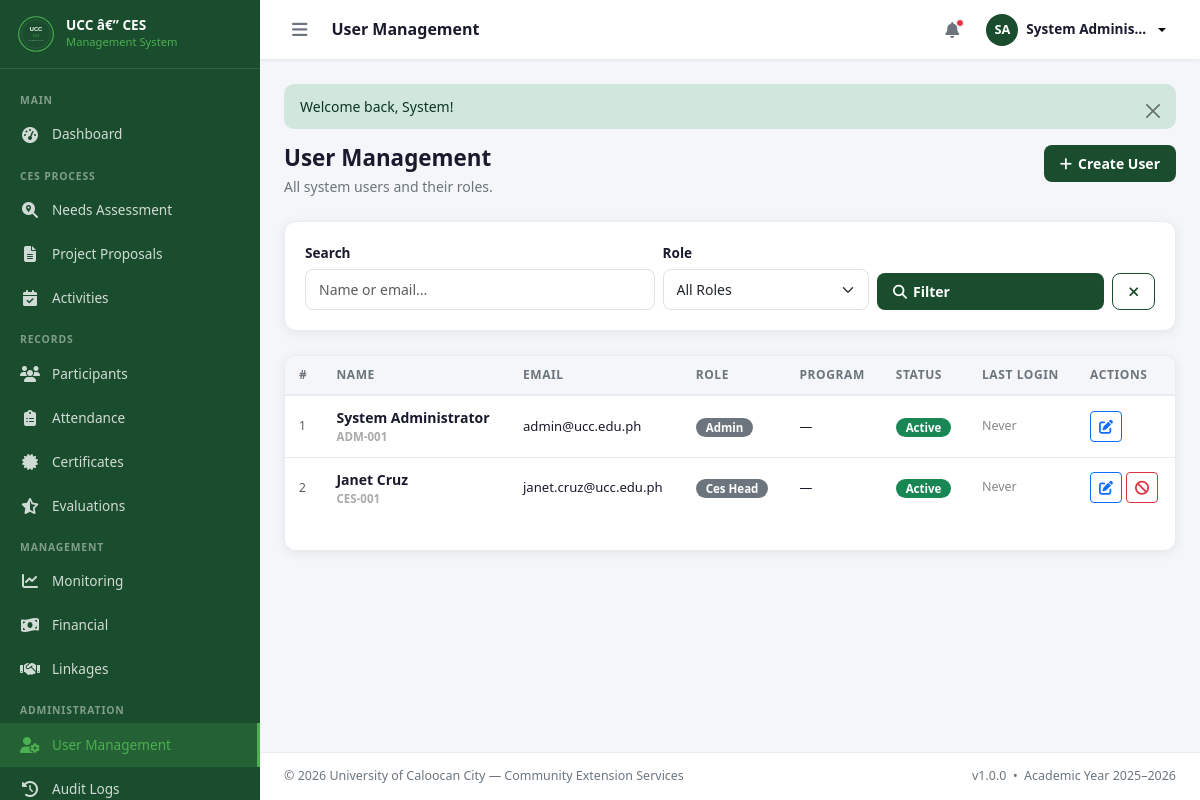
The app's page /users (signed in) with its own data.
### tables this page shows
CREATE TABLE `users` (
  `id`           INT UNSIGNED NOT NULL AUTO_INCREMENT,
  `program_id`   INT UNSIGNED DEFAULT NULL,
  `employee_id`  VARCHAR(50)  DEFAULT NULL COMMENT 'Employee or student ID number',
  `first_name`   VARCHAR(100) NOT NULL,
  `last_name`    VARCHAR(100) NOT NULL,
  `email`        VARCHAR(150) NOT NULL,
  `password`     VARCHAR(255) NOT NULL COMMENT 'bcrypt hashed',
  `role`         ENUM('admin','ces_head','program_head','faculty','student') NOT NULL DEFAULT 'student',
  `contact_no`   VARCHAR(20)  DEFAULT NULL,
  `avatar`       VARCHAR(255) DEFAULT NULL,
  `is_active`    TINYINT(1)  NOT NULL DEFAULT 1,
  `last_login`   TIMESTAMP   NULL DEFAULT NULL,
  `created_at`   TIMESTAMP   NOT NULL DEFAULT CURRENT_TIMESTAMP,
  `updated_at`   TIMESTAMP   NOT NULL DEFAULT CURRENT_TIMESTAMP ON UPDATE CURRENT_TIMESTAMP,
  PRIMARY KEY (`id`),
  UNIQUE KEY `uq_users_email` (`email`),
  KEY `fk_users_program` (`program_id`),
  CONSTRAINT `fk_users_program` FOREIGN KEY (`program_id`) REFERENCES `programs` (`id`) ON DELETE SET NULL
);

### core/Controller.php (called while the page is built, shortened)
<?php
class Controller
{
    protected function view(string $view, array $data = [], string $layout = 'main'): void
    {
        extract($data, EXTR_SKIP);
        $viewFile   = APP_PATH . "/views/{$view}.php";
        $layoutFile = APP_PATH . "/views/layouts/{$layout}.php";
        require $viewFile;
        require $layoutFile;
    }
}

### app/controllers/UsersController.php (called while the page is built, shortened)
<?php
class UsersController extends Controller
{
    private UserModel $model;
    public function __construct() { $this->model = new UserModel(); }
    public function index(): void
    {
        $page    = max(1,(int)$this->query('page',1));
        $filters = ['search'=>$this->query('search',''),'role'=>$this->query('role','')];
        $this->view('users/index',['pageTitle'=>'User Management','paginator'=>$this->model->getAllPaginated($page,$filters),'filters'=>$filters]);
    }
}

### core/App.php (called while the page is built, shortened)
<?php
class App
{
    private string $method     = 'index';
    public function __construct()
    {
        $this->parseUrl();
    }
    private function parseUrl(): void
    {
        $url = $_GET['url'] ?? '';
        $url = rtrim($url, '/');
        $url = filter_var($url, FILTER_SANITIZE_URL);
        $segments = $url ? explode('/', $url) : [];
        $controllerInstance = new $this->controller();
        $this->params = array_slice($segments, 2);
        call_user_func_array([$controllerInstance, $this->method], $this->params);
    }
}

### index.php (called while the page is built, shortened)
<?php
require_once __DIR__ . '/config/app.php';
require_once __DIR__ . '/config/database.php';
require_once __DIR__ . '/core/Database.php';
require_once __DIR__ . '/core/Session.php';
require_once __DIR__ . '/core/Auth.php';
require_once __DIR__ . '/core/Model.php';
require_once __DIR__ . '/core/Controller.php';
require_once __DIR__ . '/core/App.php';
require_once __DIR__ . '/helpers/functions.php';
new App();

### core/Model.php (called while the page is built, shortened)
<?php
class Model
{
    protected PDO $db;
    public function __construct()
    {
        $this->db = Database::getInstance();
    }
    protected function paginate(
        string $sql,
        array  $params,
        int    $page    = 1,
        int    $perPage = PER_PAGE
    ): array {
        $countSql  = "SELECT COUNT(*) FROM ({$sql}) AS _count_query";
        $countStmt = $this->db->prepare($countSql);
        $countStmt->execute($params);
        $total = (int) $countStmt->fetchColumn();
        $offset    = ($page - 1) * $perPage;
        $pagedSql  = "{$sql} LIMIT :limit OFFSET :offset";
        $stmt      = $this->db->prepare($pagedSql);
        $stmt->bindValue(':limit',  $perPage, PDO::PARAM_INT);
        $stmt->bindValue(':offset', $offset,  PDO::PARAM_INT);
        $stmt->execute();
        return [
            'data'    => $stmt->fetchAll(),
            'total'   => $total,
            'pages'   => (int) ceil($total / $perPage),
            'current' => $page,
            'perPage' => $perPage,
        ];
    }
}

### core/Database.php (called while the page is built, shortened)
<?php
class Database
{
    private static ?PDO $instance = null;
    public static function getInstance(): PDO
    {
        if (self::$instance === null) {
            $dsn = sprintf(
                'mysql:host=%s;port=%s;dbname=%s;charset=%s',
                DB_HOST, DB_PORT, DB_NAME, DB_CHARSET
            );
            try {
                self::$instance = new PDO($dsn, DB_USER, DB_PASS, [
                    PDO::ATTR_ERRMODE            => PDO::ERRMODE_EXCEPTION,
                    PDO::ATTR_DEFAULT_FETCH_MODE => PDO::FETCH_ASSOC,
                    PDO::ATTR_EMULATE_PREPARES   => false,
                    PDO::MYSQL_ATTR_INIT_COMMAND => "SET NAMES utf8mb4 COLLATE utf8mb4_unicode_ci",
                ]);
            } catch (PDOException $e) {
                error_log('[DB ERROR] ' . $e->getMessage());
                http_response_code(500);
                exit('<h1>Database connection failed.</h1><p>Please contact the system administrator.</p>');
            }
        }
        return self::$instance;
    }
}

### app/models/UserModel.php (called while the page is built, shortened)
<?php
class UserModel extends Model
{
    public function getAllPaginated(int $page = 1, array $filters = []): array
    {
        $where  = ['1=1'];
        $params = [];
        $sql = "SELECT u.id, u.employee_id, u.first_name, u.last_name, u.email,
                       u.role, u.is_active, u.last_login, u.created_at,
                       p.name AS program_name
                FROM users u
                LEFT JOIN programs p ON p.id = u.program_id
                WHERE " . implode(' AND ', $where) . "
                ORDER BY u.created_at DESC";
        return $this->paginate($sql, $params, $page);
    }
}

### core/Session.php (called while the page is built, shortened)
<?php
class Session
{
    public static function get(string $key, mixed $default = null): mixed
    {
        return $_SESSION[$key] ?? $default;
    }
    public static function getFlash(string $type): array
    {
        $messages = $_SESSION['_flash'][$type] ?? [];
        return $messages;
    }
    public static function hasFlash(string $type): bool
    {
        return !empty($_SESSION['_flash'][$type]);
    }
}

### core/Auth.php (called while the page is built, shortened)
<?php
class Auth
{
    public static function user(): ?array
    {
        return Session::get('auth_user');
    }
    public static function id(): ?int
    {
        return Session::get('auth_user')['id'] ?? null;
    }
}

### app/views/users/index.php (the view, shortened to what this page needs)
<div class="page-header">
    <div class="page-header-left"><h2>User Management</h2><p>All system users and their roles.</p></div>
    <a href="<?= url('users/create') ?>" class="btn-ces-primary"><i class="fa fa-plus"></i> Create User</a>
</div>
<div class="ces-card mb-4"><div class="ces-card-body">
    <form method="GET" action="<?= url('users') ?>" class="row g-2 align-items-end">
        <div class="col-md-5"><label class="form-label">Search</label><input type="text" name="search" class="form-control" placeholder="Name or email..." value="<?= e($filters['search']) ?>"></div>
        <div class="col-md-3"><label class="form-label">Role</label><select name="role" class="form-select"><option value="">All Roles</option></select></div>
        <div class="col-md-4 d-flex gap-2"><button type="submit" class="btn-ces-primary flex-grow-1"><i class="fa fa-search"></i> Filter</button><a href="<?= url('users') ?>" class="btn-ces-outline"><i class="fa fa-times"></i></a></div>
    </form>
</div></div>
<div class="ces-card"><div class="ces-card-body p-0">
    <?php if(empty($paginator['data'])): ?><div class="empty-state"><i class="fa fa-users"></i><p>No users found.</p></div><?php else: ?>
    <div class="table-responsive"><table class="ces-table">
        <thead><tr><th>#</th><th>Name</th><th>Email</th><th>Role</th><th>Program</th><th>Status</th><th>Last Login</th><th>Actions</th></tr></thead>
        <tbody>
        <?php foreach($paginator['data'] as $i=>$row): ?>
        <tr>
            <td class="text-muted" style="font-size:.75rem;"><?= (($paginator['current']-1)*PER_PAGE)+$i+1 ?></td>
            <td style="font-weight:600;"><?= e($row['first_name'].' '.$row['last_name']) ?><?php if($row['employee_id']): ?><div style="font-size:.72rem;color:#aaa;"><?= e($row['employee_id']) ?></div><?php endif; ?></td>
            <td style="font-size:.82rem;"><?= e($row['email']) ?></td>
            <td><?= statusBadge($row['role']) ?></td>
            <td style="font-size:.8rem;"><?= e($row['program_name'] ?: '—') ?></td>
            <td><?= $row['is_active'] ? '<span class="badge bg-success">Active</span>' : '<span class="badge bg-danger">Inactive</span>' ?></td>
            <td style="font-size:.78rem;color:#888;"><?= $row['last_login'] ? formatDate($row['last_login'],'M d, Y') : 'Never' ?></td>
            <td><div class="d-flex gap-1">
                <a href="<?= url('users/edit/'.$row['id']) ?>" class="btn btn-sm btn-outline-primary" title="Edit"><i class="fa fa-edit"></i></a>
                <?php if($row['id'] != Auth::id() && $row['is_active']): ?>
                <form method="POST" action="<?= url('users/deactivate/'.$row['id']) ?>" class="d-inline"><?php csrfField(); ?><button type="submit" class="btn btn-sm btn-outline-danger" data-confirm="Deactivate this user?" title="Deactivate"><i class="fa fa-ban"></i></button></form>
                <?php endif; ?>
            </div></td>
        </tr>
        <?php endforeach; ?>
        </tbody>
    </table></div>
    <div class="p-3"><?php renderPagination($paginator, url('users')); ?></div>
    <?php endif; ?>
</div></div>

### helpers/functions.php (shortened to what this page needs)
<?php
function url(string $path = ''): string
{
    return rtrim(BASE_URL, '/') . '/' . ltrim($path, '/');
}
function e(string|null $value): string
{
    return htmlspecialchars((string) $value, ENT_QUOTES | ENT_SUBSTITUTE, 'UTF-8');
}
function titleCase(string $value): string
{
    return ucwords(str_replace(['_', '-'], ' ', $value));
}
function renderFlash(): void
{
    $types = ['success', 'error', 'warning', 'info'];
    $bsMap = ['success' => 'success', 'error' => 'danger', 'warning' => 'warning', 'info' => 'info'];
    foreach ($types as $type) {
        if (Session::hasFlash($type)) {
            foreach (Session::getFlash($type) as $message) {
                $bsType = $bsMap[$type];
                echo '<div class="alert alert-' . $bsType . ' alert-dismissible fade show" role="alert">'
                    . e($message)
                    . '<button type="button" class="btn-close" data-bs-dismiss="alert" aria-label="Close"></button>'
                    . '</div>';
            }
        }
    }
}
function statusBadge(string $status): string
{
    $map = [
        'draft'     => 'secondary',
        'pending'   => 'warning',
        'approved'  => 'success',
        'rejected'  => 'danger',
        'ongoing'   => 'primary',
        'completed' => 'info',
        'cancelled' => 'dark',
        'scheduled' => 'secondary',
    ];
    $color = $map[strtolower($status)] ?? 'secondary';
    return '<span class="badge bg-' . $color . '">' . e(titleCase($status)) . '</span>';
}

### app/views/layouts/header.php (shortened to what this page needs)
<?php
$user      = Auth::user();
$initials  = strtoupper(substr($user['first_name'], 0, 1) . substr($user['last_name'], 0, 1));
$pageTitle = $pageTitle ?? 'Dashboard';
?>
<header class="topbar">
    <div class="topbar-left">
        <button class="sidebar-toggle" id="sidebarToggle" aria-label="Toggle sidebar">
            <i class="fa fa-bars"></i>
        </button>
        <h1 class="page-title"><?= e($pageTitle) ?></h1>
    </div>
    <div class="topbar-right">
        <button class="topbar-btn" title="Notifications">
            <i class="fa fa-bell"></i>
            <span class="topbar-badge"></span>
        </button>
        <div class="dropdown">
            <button class="topbar-user dropdown-toggle" data-bs-toggle="dropdown" aria-expanded="false">
                <div class="topbar-avatar">
                    <?php if (!empty($user['avatar'])): ?>
                        <img src="<?= asset('uploads/' . e($user['avatar'])) ?>" alt="">
                    <?php else: ?>
                        <?= e($initials) ?>
                    <?php endif; ?>
                </div>
                <span class="topbar-user-name"><?= e($user['first_name'] . ' ' . $user['last_name']) ?></span>
            </button>
        </div>
    </div>
</header>

### records on screen
users: initials "SA", first_name+last_name "System Adminis…", first_name+last_name "System Administrator", employee "ADM-001", email "admin@ucc.edu.ph", role "Admin", program_name "—", is_active "Active", shows "Never"
users: (($paginator['current']-1)*PER_PAGE)+$i+1 "1", (($paginator['current']-1)*PER_PAGE)+$i+1 "2", first_name+last_name "Janet Cruz", employee "CES-001", email "janet.cruz@ucc.edu.ph", role "Ces Head", program_name "—", shows "Active", shows "Never"

### other values on screen
$label "Dashboard Needs Assessment Project Proposals Activities Participants Attendance Certificates Evaluations Monitoring Financial Linkages User Management Audit Logs"
$pageTitle "User Management"
$message "Welcome back, System!"
APP_VERSION "1.0.0"
